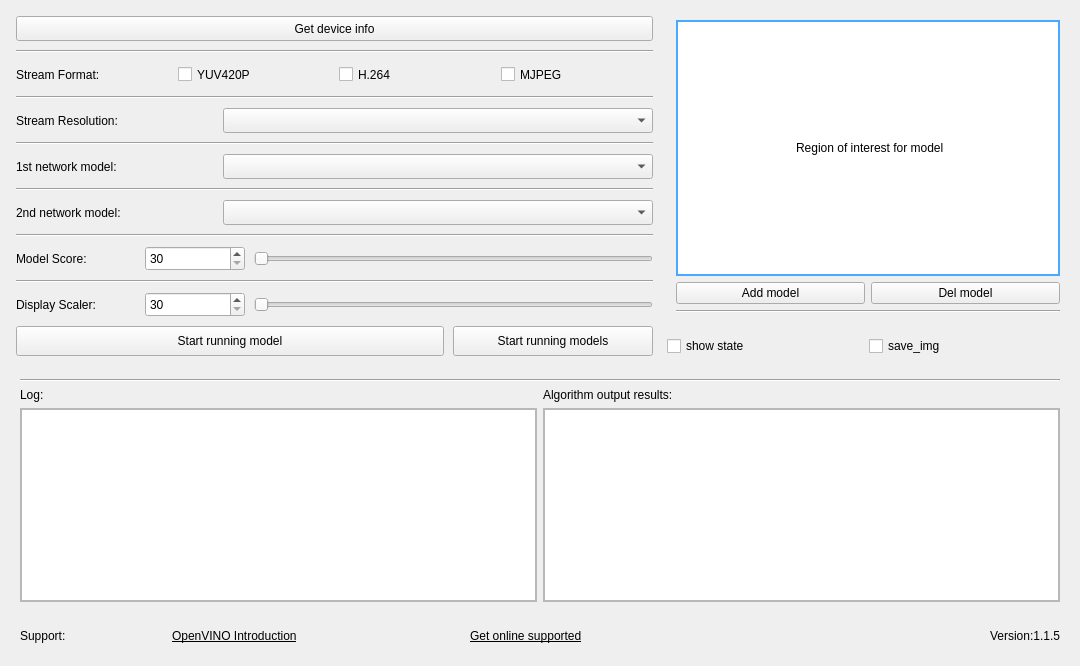
<?xml version="1.0" encoding="UTF-8"?>
<ui version="4.0">
 <class>Widget</class>
 <widget class="QWidget" name="Widget">
  <property name="geometry">
   <rect>
    <x>0</x>
    <y>0</y>
    <width>1080</width>
    <height>666</height>
   </rect>
  </property>
  <property name="minimumSize">
   <size>
    <width>781</width>
    <height>666</height>
   </size>
  </property>
  <property name="maximumSize">
   <size>
    <width>10000</width>
    <height>10000</height>
   </size>
  </property>
  <property name="windowTitle">
   <string>Widget</string>
  </property>
  <layout class="QGridLayout" name="gridLayout">
   <item row="0" column="0">
    <layout class="QVBoxLayout" name="verticalLayout_5">
     <item>
      <layout class="QVBoxLayout" name="verticalLayout_4">
       <property name="spacing">
        <number>9</number>
       </property>
       <item>
        <layout class="QHBoxLayout" name="horizontalLayout_3">
         <item>
          <layout class="QVBoxLayout" name="verticalLayout_2">
           <property name="leftMargin">
            <number>5</number>
           </property>
           <property name="topMargin">
            <number>5</number>
           </property>
           <property name="rightMargin">
            <number>5</number>
           </property>
           <property name="bottomMargin">
            <number>5</number>
           </property>
           <item>
            <layout class="QVBoxLayout" name="verticalLayout">
             <item>
              <widget class="QPushButton" name="check_device">
               <property name="minimumSize">
                <size>
                 <width>420</width>
                 <height>25</height>
                </size>
               </property>
               <property name="text">
                <string>Get device info</string>
               </property>
              </widget>
             </item>
             <item>
              <widget class="Line" name="line">
               <property name="orientation">
                <enum>Qt::Horizontal</enum>
               </property>
              </widget>
             </item>
             <item>
              <layout class="QHBoxLayout" name="horizontalLayout">
               <item>
                <widget class="QLabel" name="label">
                 <property name="minimumSize">
                  <size>
                   <width>120</width>
                   <height>25</height>
                  </size>
                 </property>
                 <property name="text">
                  <string>Stream Format:</string>
                 </property>
                </widget>
               </item>
               <item>
                <widget class="QCheckBox" name="yuv_stream">
                 <property name="enabled">
                  <bool>true</bool>
                 </property>
                 <property name="minimumSize">
                  <size>
                   <width>100</width>
                   <height>25</height>
                  </size>
                 </property>
                 <property name="text">
                  <string>YUV420P</string>
                 </property>
                 <property name="checked">
                  <bool>false</bool>
                 </property>
                </widget>
               </item>
               <item>
                <widget class="QCheckBox" name="h264_stream">
                 <property name="enabled">
                  <bool>true</bool>
                 </property>
                 <property name="minimumSize">
                  <size>
                   <width>100</width>
                   <height>25</height>
                  </size>
                 </property>
                 <property name="text">
                  <string>H.264</string>
                 </property>
                </widget>
               </item>
               <item>
                <widget class="QCheckBox" name="mjpeg_stream">
                 <property name="enabled">
                  <bool>true</bool>
                 </property>
                 <property name="minimumSize">
                  <size>
                   <width>100</width>
                   <height>25</height>
                  </size>
                 </property>
                 <property name="text">
                  <string>MJPEG</string>
                 </property>
                </widget>
               </item>
              </layout>
             </item>
             <item>
              <widget class="Line" name="line_3">
               <property name="orientation">
                <enum>Qt::Horizontal</enum>
               </property>
              </widget>
             </item>
             <item>
              <layout class="QHBoxLayout" name="horizontalLayout_16">
               <item>
                <widget class="QLabel" name="label_13">
                 <property name="minimumSize">
                  <size>
                   <width>120</width>
                   <height>25</height>
                  </size>
                 </property>
                 <property name="text">
                  <string>Stream Resolution:  </string>
                 </property>
                </widget>
               </item>
               <item>
                <widget class="QComboBox" name="outflow_mode">
                 <property name="sizePolicy">
                  <sizepolicy hsizetype="Minimum" vsizetype="Fixed">
                   <horstretch>0</horstretch>
                   <verstretch>0</verstretch>
                  </sizepolicy>
                 </property>
                 <property name="minimumSize">
                  <size>
                   <width>430</width>
                   <height>25</height>
                  </size>
                 </property>
                 <property name="maximumSize">
                  <size>
                   <width>167777</width>
                   <height>16777215</height>
                  </size>
                 </property>
                </widget>
               </item>
              </layout>
             </item>
             <item>
              <widget class="Line" name="line_4">
               <property name="orientation">
                <enum>Qt::Horizontal</enum>
               </property>
              </widget>
             </item>
             <item>
              <layout class="QHBoxLayout" name="horizontalLayout_15">
               <item>
                <widget class="QLabel" name="label_2">
                 <property name="minimumSize">
                  <size>
                   <width>120</width>
                   <height>25</height>
                  </size>
                 </property>
                 <property name="text">
                  <string>1st network model: </string>
                 </property>
                </widget>
               </item>
               <item>
                <widget class="QComboBox" name="model_1st">
                 <property name="sizePolicy">
                  <sizepolicy hsizetype="Minimum" vsizetype="Fixed">
                   <horstretch>0</horstretch>
                   <verstretch>0</verstretch>
                  </sizepolicy>
                 </property>
                 <property name="minimumSize">
                  <size>
                   <width>430</width>
                   <height>25</height>
                  </size>
                 </property>
                 <property name="maximumSize">
                  <size>
                   <width>167777</width>
                   <height>16777215</height>
                  </size>
                 </property>
                </widget>
               </item>
              </layout>
             </item>
             <item>
              <widget class="Line" name="line_5">
               <property name="orientation">
                <enum>Qt::Horizontal</enum>
               </property>
              </widget>
             </item>
             <item>
              <layout class="QHBoxLayout" name="horizontalLayout_14">
               <item>
                <widget class="QLabel" name="label_3">
                 <property name="enabled">
                  <bool>true</bool>
                 </property>
                 <property name="minimumSize">
                  <size>
                   <width>120</width>
                   <height>25</height>
                  </size>
                 </property>
                 <property name="text">
                  <string>2nd network model:</string>
                 </property>
                </widget>
               </item>
               <item>
                <widget class="QComboBox" name="model_2nd">
                 <property name="enabled">
                  <bool>true</bool>
                 </property>
                 <property name="sizePolicy">
                  <sizepolicy hsizetype="Minimum" vsizetype="Fixed">
                   <horstretch>0</horstretch>
                   <verstretch>0</verstretch>
                  </sizepolicy>
                 </property>
                 <property name="minimumSize">
                  <size>
                   <width>430</width>
                   <height>25</height>
                  </size>
                 </property>
                 <property name="maximumSize">
                  <size>
                   <width>167777</width>
                   <height>16777215</height>
                  </size>
                 </property>
                </widget>
               </item>
              </layout>
             </item>
             <item>
              <widget class="Line" name="line_2">
               <property name="orientation">
                <enum>Qt::Horizontal</enum>
               </property>
              </widget>
             </item>
             <item>
              <layout class="QHBoxLayout" name="horizontalLayout_12">
               <item>
                <widget class="QLabel" name="label_12">
                 <property name="minimumSize">
                  <size>
                   <width>120</width>
                   <height>25</height>
                  </size>
                 </property>
                 <property name="text">
                  <string>Model Score:     </string>
                 </property>
                </widget>
               </item>
               <item>
                <widget class="QSpinBox" name="min_score_spinbox">
                 <property name="minimumSize">
                  <size>
                   <width>100</width>
                   <height>25</height>
                  </size>
                 </property>
                 <property name="minimum">
                  <number>30</number>
                 </property>
                 <property name="maximum">
                  <number>100</number>
                 </property>
                </widget>
               </item>
               <item>
                <widget class="QSlider" name="min_score_value">
                 <property name="minimumSize">
                  <size>
                   <width>200</width>
                   <height>0</height>
                  </size>
                 </property>
                 <property name="minimum">
                  <number>30</number>
                 </property>
                 <property name="maximum">
                  <number>100</number>
                 </property>
                 <property name="orientation">
                  <enum>Qt::Horizontal</enum>
                 </property>
                </widget>
               </item>
              </layout>
             </item>
             <item>
              <widget class="Line" name="line_6">
               <property name="orientation">
                <enum>Qt::Horizontal</enum>
               </property>
              </widget>
             </item>
             <item>
              <layout class="QHBoxLayout" name="horizontalLayout_2">
               <item>
                <widget class="QLabel" name="label_11">
                 <property name="minimumSize">
                  <size>
                   <width>120</width>
                   <height>25</height>
                  </size>
                 </property>
                 <property name="text">
                  <string>Display Scaler:  </string>
                 </property>
                </widget>
               </item>
               <item>
                <widget class="QSpinBox" name="scale_spinbox">
                 <property name="minimumSize">
                  <size>
                   <width>100</width>
                   <height>25</height>
                  </size>
                 </property>
                 <property name="minimum">
                  <number>30</number>
                 </property>
                 <property name="maximum">
                  <number>100</number>
                 </property>
                </widget>
               </item>
               <item>
                <widget class="QSlider" name="scale_value">
                 <property name="minimumSize">
                  <size>
                   <width>200</width>
                   <height>0</height>
                  </size>
                 </property>
                 <property name="minimum">
                  <number>30</number>
                 </property>
                 <property name="maximum">
                  <number>100</number>
                 </property>
                 <property name="orientation">
                  <enum>Qt::Horizontal</enum>
                 </property>
                </widget>
               </item>
              </layout>
             </item>
            </layout>
           </item>
           <item>
            <layout class="QHBoxLayout" name="horizontalLayout_10">
             <item>
              <widget class="QPushButton" name="load_fw_btn">
               <property name="sizePolicy">
                <sizepolicy hsizetype="Minimum" vsizetype="Fixed">
                 <horstretch>1</horstretch>
                 <verstretch>0</verstretch>
                </sizepolicy>
               </property>
               <property name="minimumSize">
                <size>
                 <width>200</width>
                 <height>30</height>
                </size>
               </property>
               <property name="text">
                <string>Start running model</string>
               </property>
              </widget>
             </item>
             <item>
              <widget class="QPushButton" name="two_net_model">
               <property name="minimumSize">
                <size>
                 <width>200</width>
                 <height>30</height>
                </size>
               </property>
               <property name="text">
                <string>Start running models</string>
               </property>
              </widget>
             </item>
            </layout>
           </item>
          </layout>
         </item>
         <item>
          <layout class="QVBoxLayout" name="verticalLayout_3">
           <item>
            <widget class="QWidget" name="widget_6" native="true">
             <layout class="QGridLayout" name="gridLayout_2">
              <item row="1" column="0">
               <widget class="QPushButton" name="Add_widget">
                <property name="text">
                 <string>Add model</string>
                </property>
               </widget>
              </item>
              <item row="1" column="1">
               <widget class="QPushButton" name="Del_widget">
                <property name="text">
                 <string>Del model</string>
                </property>
               </widget>
              </item>
              <item row="2" column="0" colspan="2">
               <widget class="Line" name="line_9">
                <property name="orientation">
                 <enum>Qt::Horizontal</enum>
                </property>
               </widget>
              </item>
              <item row="0" column="0" colspan="2">
               <widget class="roi_label" name="roi_setting_area">
                <property name="sizePolicy">
                 <sizepolicy hsizetype="Preferred" vsizetype="Ignored">
                  <horstretch>0</horstretch>
                  <verstretch>0</verstretch>
                 </sizepolicy>
                </property>
                <property name="minimumSize">
                 <size>
                  <width>384</width>
                  <height>216</height>
                 </size>
                </property>
                <property name="cursor">
                 <cursorShape>ArrowCursor</cursorShape>
                </property>
                <property name="styleSheet">
                 <string notr="true">background-color: rgb(255, 255, 255);
border:2px solid rgb(71, 169, 255);</string>
                </property>
                <property name="text">
                 <string> Region of interest for model</string>
                </property>
                <property name="alignment">
                 <set>Qt::AlignCenter</set>
                </property>
               </widget>
              </item>
             </layout>
            </widget>
           </item>
           <item>
            <layout class="QHBoxLayout" name="horizontalLayout_6">
             <item>
              <widget class="QCheckBox" name="showstate">
               <property name="text">
                <string>show state</string>
               </property>
              </widget>
             </item>
             <item>
              <widget class="QCheckBox" name="checkBox">
               <property name="minimumSize">
                <size>
                 <width>200</width>
                 <height>30</height>
                </size>
               </property>
               <property name="text">
                <string>save_img</string>
               </property>
              </widget>
             </item>
            </layout>
           </item>
          </layout>
         </item>
        </layout>
       </item>
       <item>
        <widget class="QWidget" name="widget_8" native="true">
         <layout class="QGridLayout" name="gridLayout_4">
          <item row="1" column="0">
           <widget class="QLabel" name="label_9">
            <property name="text">
             <string>Log:</string>
            </property>
           </widget>
          </item>
          <item row="2" column="1">
           <widget class="QScrollArea" name="scrollArea_2">
            <property name="widgetResizable">
             <bool>true</bool>
            </property>
            <widget class="QWidget" name="scrollAreaWidgetContents_2">
             <property name="geometry">
              <rect>
               <x>0</x>
               <y>0</y>
               <width>515</width>
               <height>210</height>
              </rect>
             </property>
             <layout class="QHBoxLayout" name="horizontalLayout_5">
              <property name="leftMargin">
               <number>0</number>
              </property>
              <property name="topMargin">
               <number>0</number>
              </property>
              <property name="rightMargin">
               <number>0</number>
              </property>
              <property name="bottomMargin">
               <number>0</number>
              </property>
              <item>
               <widget class="QTextBrowser" name="algo_area"/>
              </item>
             </layout>
            </widget>
           </widget>
          </item>
          <item row="2" column="0">
           <widget class="QScrollArea" name="scrollArea">
            <property name="widgetResizable">
             <bool>true</bool>
            </property>
            <widget class="QWidget" name="scrollAreaWidgetContents">
             <property name="geometry">
              <rect>
               <x>0</x>
               <y>0</y>
               <width>515</width>
               <height>210</height>
              </rect>
             </property>
             <layout class="QHBoxLayout" name="horizontalLayout_4">
              <property name="leftMargin">
               <number>0</number>
              </property>
              <property name="topMargin">
               <number>0</number>
              </property>
              <property name="rightMargin">
               <number>0</number>
              </property>
              <property name="bottomMargin">
               <number>0</number>
              </property>
              <item>
               <widget class="QTextBrowser" name="log_area"/>
              </item>
             </layout>
            </widget>
           </widget>
          </item>
          <item row="0" column="0" colspan="2">
           <widget class="Line" name="line_10">
            <property name="orientation">
             <enum>Qt::Horizontal</enum>
            </property>
           </widget>
          </item>
          <item row="1" column="1">
           <widget class="QLabel" name="label_10">
            <property name="text">
             <string>Algorithm output results:</string>
            </property>
           </widget>
          </item>
         </layout>
        </widget>
       </item>
      </layout>
     </item>
     <item>
      <widget class="QWidget" name="widget_12" native="true">
       <layout class="QHBoxLayout" name="horizontalLayout_9" stretch="1,1,1,1,2,1">
        <item>
         <widget class="QLabel" name="label_15">
          <property name="text">
           <string>Support:</string>
          </property>
         </widget>
        </item>
        <item>
         <widget class="browserlabel" name="web_label1">
          <property name="cursor">
           <cursorShape>PointingHandCursor</cursorShape>
          </property>
          <property name="text">
           <string>&lt;html&gt;&lt;head/&gt;&lt;body&gt;&lt;p&gt;&lt;span style=&quot; text-decoration: underline;&quot;&gt;OpenVINO Introduction&lt;/span&gt;&lt;/p&gt;&lt;/body&gt;&lt;/html&gt;</string>
          </property>
         </widget>
        </item>
        <item>
         <spacer name="horizontalSpacer_4">
          <property name="orientation">
           <enum>Qt::Horizontal</enum>
          </property>
          <property name="sizeHint" stdset="0">
           <size>
            <width>40</width>
            <height>20</height>
           </size>
          </property>
         </spacer>
        </item>
        <item>
         <widget class="browserlabel" name="web_label3">
          <property name="cursor">
           <cursorShape>PointingHandCursor</cursorShape>
          </property>
          <property name="text">
           <string>&lt;html&gt;&lt;head/&gt;&lt;body&gt;&lt;p&gt;&lt;span style=&quot; text-decoration: underline;&quot;&gt;Get online supported&lt;/span&gt;&lt;/p&gt;&lt;/body&gt;&lt;/html&gt;</string>
          </property>
         </widget>
        </item>
        <item>
         <spacer name="horizontalSpacer_6">
          <property name="orientation">
           <enum>Qt::Horizontal</enum>
          </property>
          <property name="sizeHint" stdset="0">
           <size>
            <width>40</width>
            <height>20</height>
           </size>
          </property>
         </spacer>
        </item>
        <item>
         <widget class="QLabel" name="version_label">
          <property name="text">
           <string>Version:1.1.5</string>
          </property>
          <property name="alignment">
           <set>Qt::AlignRight|Qt::AlignTrailing|Qt::AlignVCenter</set>
          </property>
         </widget>
        </item>
       </layout>
      </widget>
     </item>
    </layout>
   </item>
  </layout>
 </widget>
 <customwidgets>
  <customwidget>
   <class>roi_label</class>
   <extends>QLabel</extends>
   <header location="global">my_class/roi_label.h</header>
  </customwidget>
  <customwidget>
   <class>browserlabel</class>
   <extends>QLabel</extends>
   <header location="global">my_class/browserlabel.h</header>
  </customwidget>
 </customwidgets>
 <resources/>
 <connections>
  <connection>
   <sender>model_1st</sender>
   <signal>currentTextChanged(QString)</signal>
   <receiver>Widget</receiver>
   <slot>model_1st_changed()</slot>
   <hints>
    <hint type="sourcelabel">
     <x>573</x>
     <y>167</y>
    </hint>
    <hint type="destinationlabel">
     <x>0</x>
     <y>113</y>
    </hint>
   </hints>
  </connection>
  <connection>
   <sender>yuv_stream</sender>
   <signal>clicked(bool)</signal>
   <receiver>Widget</receiver>
   <slot>yuv_selected()</slot>
   <hints>
    <hint type="sourcelabel">
     <x>243</x>
     <y>61</y>
    </hint>
    <hint type="destinationlabel">
     <x>0</x>
     <y>17</y>
    </hint>
   </hints>
  </connection>
  <connection>
   <sender>h264_stream</sender>
   <signal>clicked(bool)</signal>
   <receiver>Widget</receiver>
   <slot>h264_selected()</slot>
   <hints>
    <hint type="sourcelabel">
     <x>361</x>
     <y>61</y>
    </hint>
    <hint type="destinationlabel">
     <x>0</x>
     <y>11</y>
    </hint>
   </hints>
  </connection>
  <connection>
   <sender>mjpeg_stream</sender>
   <signal>clicked(bool)</signal>
   <receiver>Widget</receiver>
   <slot>mjpeg_selected()</slot>
   <hints>
    <hint type="sourcelabel">
     <x>650</x>
     <y>83</y>
    </hint>
    <hint type="destinationlabel">
     <x>0</x>
     <y>82</y>
    </hint>
   </hints>
  </connection>
  <connection>
   <sender>scale_spinbox</sender>
   <signal>valueChanged(int)</signal>
   <receiver>scale_value</receiver>
   <slot>setValue(int)</slot>
   <hints>
    <hint type="sourcelabel">
     <x>244</x>
     <y>293</y>
    </hint>
    <hint type="destinationlabel">
     <x>650</x>
     <y>291</y>
    </hint>
   </hints>
  </connection>
  <connection>
   <sender>model_2nd</sender>
   <signal>currentTextChanged(QString)</signal>
   <receiver>Widget</receiver>
   <slot>model_2nd_changed()</slot>
   <hints>
    <hint type="sourcelabel">
     <x>573</x>
     <y>209</y>
    </hint>
    <hint type="destinationlabel">
     <x>0</x>
     <y>201</y>
    </hint>
   </hints>
  </connection>
  <connection>
   <sender>min_score_value</sender>
   <signal>valueChanged(int)</signal>
   <receiver>min_score_spinbox</receiver>
   <slot>setValue(int)</slot>
   <hints>
    <hint type="sourcelabel">
     <x>603</x>
     <y>249</y>
    </hint>
    <hint type="destinationlabel">
     <x>244</x>
     <y>251</y>
    </hint>
   </hints>
  </connection>
  <connection>
   <sender>scale_value</sender>
   <signal>valueChanged(int)</signal>
   <receiver>scale_spinbox</receiver>
   <slot>setValue(int)</slot>
   <hints>
    <hint type="sourcelabel">
     <x>650</x>
     <y>291</y>
    </hint>
    <hint type="destinationlabel">
     <x>244</x>
     <y>293</y>
    </hint>
   </hints>
  </connection>
  <connection>
   <sender>min_score_spinbox</sender>
   <signal>valueChanged(int)</signal>
   <receiver>min_score_value</receiver>
   <slot>setValue(int)</slot>
   <hints>
    <hint type="sourcelabel">
     <x>244</x>
     <y>251</y>
    </hint>
    <hint type="destinationlabel">
     <x>603</x>
     <y>249</y>
    </hint>
   </hints>
  </connection>
 </connections>
 <slots>
  <slot>model_1st_changed()</slot>
  <slot>model_2nd_changed()</slot>
  <slot>h264_selected()</slot>
  <slot>mjpeg_selected()</slot>
  <slot>h265_selected()</slot>
  <slot>yuv_selected()</slot>
 </slots>
</ui>
